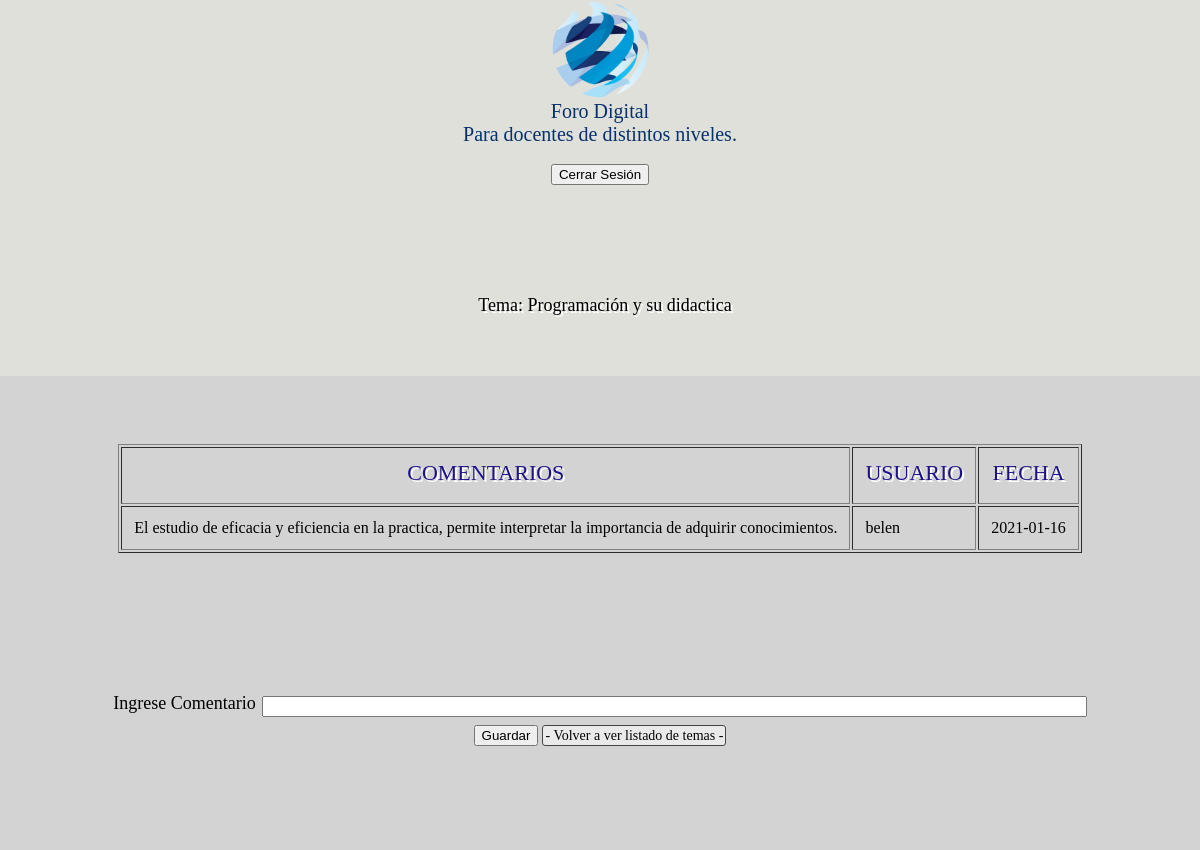
/viewTema.php?idTema=112, run on the app's committed database.
### tables this page shows
CREATE TABLE `comentario` (
  `idcomentario` int(8) NOT NULL,
  `idusuario` int(8) NOT NULL,
  `comentario` varchar(120) NOT NULL,
  `fecha` date NOT NULL DEFAULT current_timestamp(),
  `idtema` int(8) NOT NULL
);

CREATE TABLE `usuario` (
  `id_usuario` int(11) NOT NULL,
  `nb_usuario` text NOT NULL,
  `ps_usuario` text NOT NULL,
  `mail` text NOT NULL
);

### capaConexion.php (called while the page is built, shortened)
<?php
class capaConexion
{
	private $servidor;
    private $user;
    private $password;
    private $objetoConexion;
    public function __construct($servidor,$user,$password)
    {
		$this->servidor=$servidor;
        $this->user=$user;
        $this->password=$password;
    }
    public function conectar()
    {
		try
        {
			$this->objetoConexion = new PDO($this->servidor,  $this->user ,  $this->password );
			$this->objetoConexion->setAttribute(PDO::ATTR_ERRMODE, PDO::ERRMODE_EXCEPTION);
        }
		catch(PDOException $ex)
        {
            echo "Problemas al conectar con la base de datos";
        }
    }
	public function desconectar()
    {
		$this->objetoConexion=null;
    }
	public function ejecutarConsulta($strComando)
    {
        try
        {
			$ejecutar=$this->objetoConexion->prepare($strComando);
			$ejecutar->execute();
			$rows = $ejecutar->fetchAll();
            return $rows;
        }
        catch(PDOException $ex)
        {
			throw $ex;
        }
    }
}
?>

### capaComentario.php (called while the page is built, shortened)
<?php
include_once("capaConexion.php");
class capaComentario
{
    public $idtema;
    public $objetoConexion;
	public function __construct($idtema,$id_usuario,$idComentario,$comentario)
    {
        $this->idtema=$idtema;
        $this->objetoConexion=new capaConexion('mysql:host=localhost;dbname=feddback5','root','');
    }
	public function consultar()
    {
        $this->objetoConexion->conectar();
        $rs=$this->objetoConexion->ejecutarConsulta("select c.*,u.nb_usuario from comentario c inner join usuario u on c.idusuario=u.id_usuario inner join tema t on t.idtema=c.idtema where t.idtema=$this->idtema order by fecha desc" );
		$this->objetoConexion->desconectar();
    }
}
?>

### capaTema.php (called while the page is built, shortened)
<?php
include_once("capaConexion.php");
class capaTema
{
    public $idtema;
    public $objetoConexion;
	public function __construct($idtema,$id_usuario,$tema)
    {
        $this->idtema=$idtema;
        $this->objetoConexion=new capaConexion('mysql:host=localhost;dbname=feddback5','root','');
    }
	public function consultarTema()
    {
        $this->objetoConexion->conectar();
        $rs=$this->objetoConexion->ejecutarConsulta("select t.*,u.nb_usuario from tema t inner join usuario u on t.idusuario=u.id_usuario where t.idtema=$this->idtema");
			$this->objetoConexion->desconectar();
	    }
}
?>

### viewTema.php (the view, shortened to what this page needs)
<?php
include_once("capaTema.php");
include_once("capaComentario.php");
try
{
    if (!empty($_GET))
    {
        $idTema= $_GET["idTema"];
        $objetoTema=new capaTema($idTema, 0,0);
        $objetoTema->consultarTema();
        $id_usuario=$_SESSION["id_usuario"];
        $objetoComentario=new capaComentario($_GET["idTema"], $id_usuario,"",0);
        $objetoComentario->consultar();
    }
}
catch(PDOException $ex)
{
    $error=$ex->getMessage() ;
}
?>
<header>
		<?php include "header.php" ?>
  	</header>
<body>
	<div class="pri">
			<h4>
			Tema:
			<?php
			echo($_SESSION["tema"]);
			?>
		</h4>
		</div>
	<div class="divisor4">
<br>
<table border= "1" align="center" cellpadding="12" >
<tr>
<td>
<h4> COMENTARIOS </h4>
</td>
<td>
<h4> USUARIO </h4>
</td>
<td>
<h4> FECHA </h4>
</td>
 </tr>
 <?php
 	if (isset($_SESSION["listadoComentario"]) && $_SESSION["listadoComentario"] != "")
 	{
 		foreach($_SESSION["listadoComentario"] as $val){
                echo "<tr><td>".$val['comentario']."</td><td>".$val['nb_usuario']."</td><td>".$val['fecha']."</td></tr>";
            }
 	}
 	else
 	{
 		echo ("Este tema no tiene comentarios");
 	}
?>
</table>
<div class="divisor4">
<form id="searchform" action="altaComentario.php" method="post">
	<br><br>
	<table align="center" cellpadding="2">
 			<tr>
 				<td> <p> Ingrese Comentario </p> </td>
 				<td> <input type="text" id="comentario" name="comentario" size="100" maxlength="300"/>  </td>
 			</tr>
			<tr>
				<td colspan="2" align="center"> <input type="submit" id="insertarComentario" name="insertarComentario" value="Guardar" onclick="return valForm();" />
					<a href="listadoDeTemas.php" class="button"> - Volver a ver listado de temas - </a>
				  </td>
			</tr>
 		</table>
</form>
</div>
</div>
</body>
</html>

### contacto/css/style.css (style rules this page uses)
html, body, div, span, object, h1, h2, h3, h4, h5, p, a, address, del, dfn, em, img, ins, kbd, q, s, var, b, u, i, center, ol, ul, li, form, label, legend, article, aside, footer, header, menu, nav, output, section { margin: 0; padding: 0; border: 0; font-size: 100%; font: inherit; vertical-align: baseline; }
body { max-height: auto; max-width: 100%; background-color: #E0E0DB; }
header { text-align: center; width: 100%; height: auto; background-size: cover; background-attachment: fixed; position: relative; overflow: hidden; margin: 0 auto; }
.pri { margin: 0 auto; display: flex; justify-content: center; margin-right:auto; margin-left:auto; margin-top: 100px; float:top; max-width: 45%; }
.pri h4 { font-family: Century Gothic; font-size: 18px; text-align: justify; margin-bottom: 0px; color:#000; padding: 10px; padding-left: 20px; margin-left:0 auto; margin-right:0 auto; }
.divisor4 { background-color: #D3D3D3; margin:0 auto; margin-top: 50px; width: 100%; height: auto; padding: 50px; float:left; text-align:center; box-sizing: border-box; }
h4 { font-family: Adobe Gothic Std B; margin-bottom: 5px; font-size:22px; text-align:center; color: #1D128A; text-shadow: 2px 2px #fff; }
p { font-family: "Times New Roman", Times, serif; margin-bottom: 5px; font-size:18px; text-align:justify; }
a { font-family: "Times New Roman", Times, serif; margin-bottom: 5px; font-size:18px; text-align:justify; }

### header.php (style rules this page uses)
a.button { font-size:14px; color:#030303; background:#eaeaea; text-decoration:none; padding: 2px; border-radius: 3px; border: 1px solid #464343; }

### data on the page
comentario: comentario "El estudio de eficacia y eficiencia en la practica, permite interpretar la importancia de adquirir conocimientos.", idusuario.nb_usuario "belen", fecha "2021-01-16"

### other printed values
$_SESSION["tema"] "Programación y su didactica"
